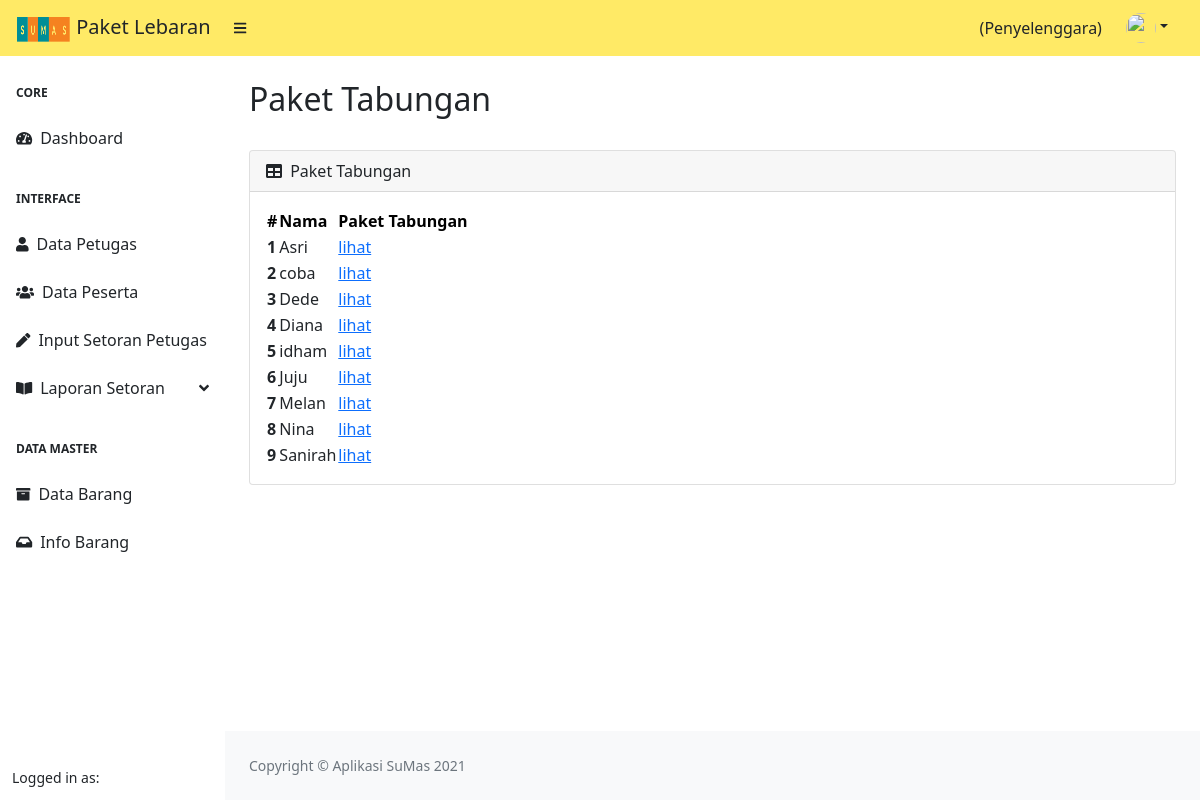
Page /index.php/penyelenggara/paket_tabungan on the earlier database version.
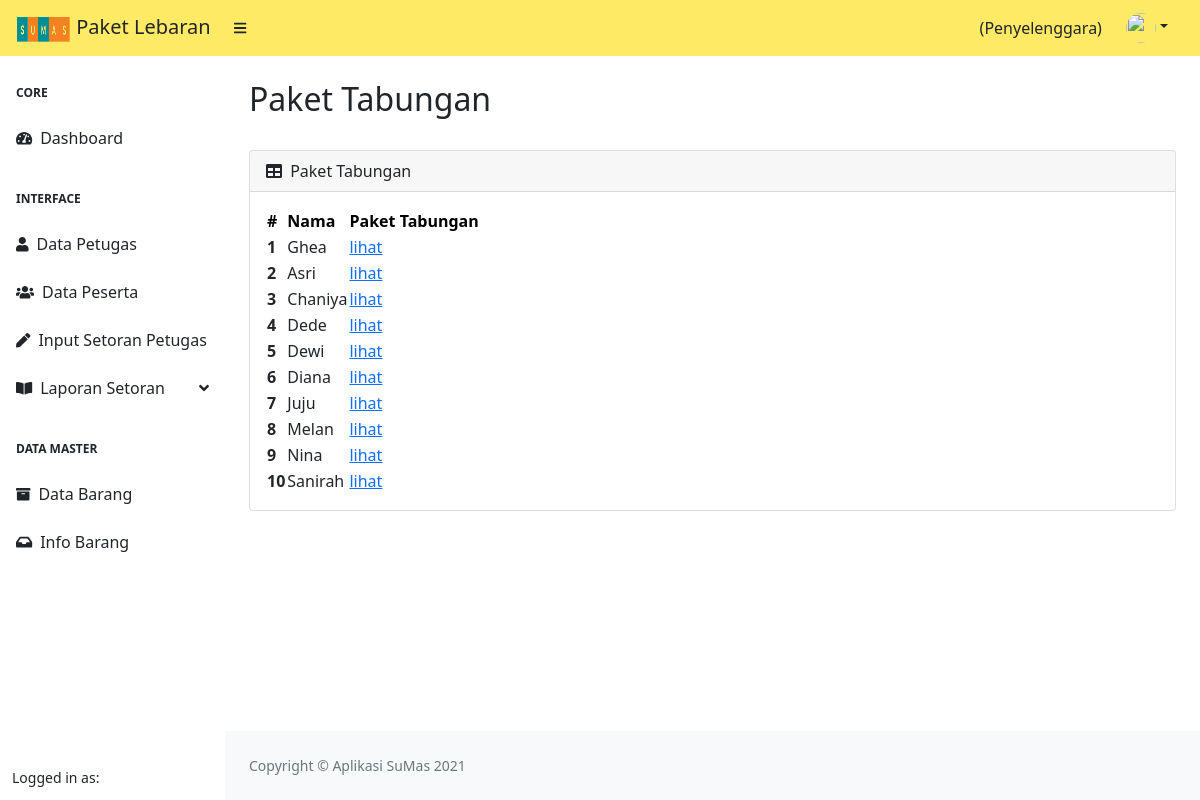
Same page on the later database version.
### tables this page shows
CREATE TABLE `target_barang` (
  `id_target_barang` int(11) NOT NULL,
  `id_user` int(11) NOT NULL,
  `id_barang` int(11) NOT NULL
);

CREATE TABLE `user` (
  `id` int(11) NOT NULL,
  `nama_lengkap` varchar(225) NOT NULL,
  `alamat` varchar(225) NOT NULL,
  `no_hp` varchar(20) NOT NULL,
  `username` varchar(255) NOT NULL,
  `image` varchar(225) NOT NULL,
  `password` varchar(255) NOT NULL,
  `status` varchar(10) NOT NULL,
  `tabungan` varchar(225) DEFAULT NULL,
  `nama_petugas` varchar(50) NOT NULL,
  `id_petugas` int(11) NOT NULL,
  `created_at` datetime DEFAULT NULL
);

### application/controllers/Penyelenggara.php (called while the page is built, shortened)
<?php
class Penyelenggara extends CI_Controller
{
    public function __construct()
    {
        $this->load->model('M_DataMaster');
        $this->load->model('M_Penyelenggara');
        $this->load->library('form_validation');
    }
    public function paket_tabungan()
    {
        $data['title'] = 'Paket Tabungan';
        $data['user'] = $this->db->get_where('penyelenggara', ['username' => $this->session->userdata('username')])->row_array();
        $data['rows'] = $this->M_Penyelenggara->getData()->result();
        $this->load->view('templates/header', $data);
        $this->load->view('templates/sidebar_penyelenggara', $data);
        $this->load->view('penyelenggara/paket_tabungan');
        $this->load->view('templates/footer');
    }
}

### index.php (called while the page is built, shortened)
<?php
require_once BASEPATH.'core/CodeIgniter.php';

### application/models/M_Penyelenggara.php (called while the page is built, shortened)
<?php
class M_Penyelenggara extends CI_Model
{
    public function getData()
    {
        $this->db->select('*, user.id as id_user');
        $this->db->from('user');
        $this->db->join('target_barang', 'target_barang.id_user = user.id', 'left');
        $this->db->join('barang', 'barang.id = target_barang.id_barang', 'left');
        $this->db->group_by('username');
        return $this->db->get();
    }
}

### application/views/penyelenggara/paket_tabungan.php (the view, shortened to what this page needs)
<div id="layoutSidenav_content">
    <main>
        <div class="container-fluid px-4">
            <h2 class="mt-4"><?= $title;  ?></h2>
            <div class="row">
                <div class="col-md-12">
                    <div class="card mb-4">
                        <div class="card-header">
                            <i class="fas fa-table me-1"></i>
                            Paket Tabungan
                        </div>
                        <div class="card-body">
                            <table id="datatablesSimple">
                                <thead>
                                    <tr class="table-warning">
                                        <th>#</th>
                                        <th>Nama</th>
                                        <th>Paket Tabungan</th>
                                    </tr>
                                </thead>
                                <tbody>
                                    <?php
                                    $count = 0;
                                    foreach ($rows as $row) :
                                        $count = $count + 1;
                                    ?>
                                        <tr>
                                            <th scope="row"><?= $count ?></th>
                                            <td><?= $row->nama_lengkap ?></td>
                                            <td><a href="<?= base_url('penyelenggara/detail_tabungan/') . $row->id_user  ?>">lihat</a></td>
                                        </tr>
                                    <?php endforeach; ?>
                                </tbody>
                            </table>
                        </div>
                    </div>
                </div>
            </div>
        </div>
    </main>

Differences in the rows shown:
no longer on this page (row edited): target_barang: id_user.nama_lengkap "coba"
no longer on this page (row edited): target_barang: id_user.nama_lengkap "idham"
now on this page (row edited): user: nama_lengkap "Ghea"
added user: nama_lengkap "Chaniya"
added target_barang: id_user.nama_lengkap "Dewi"
